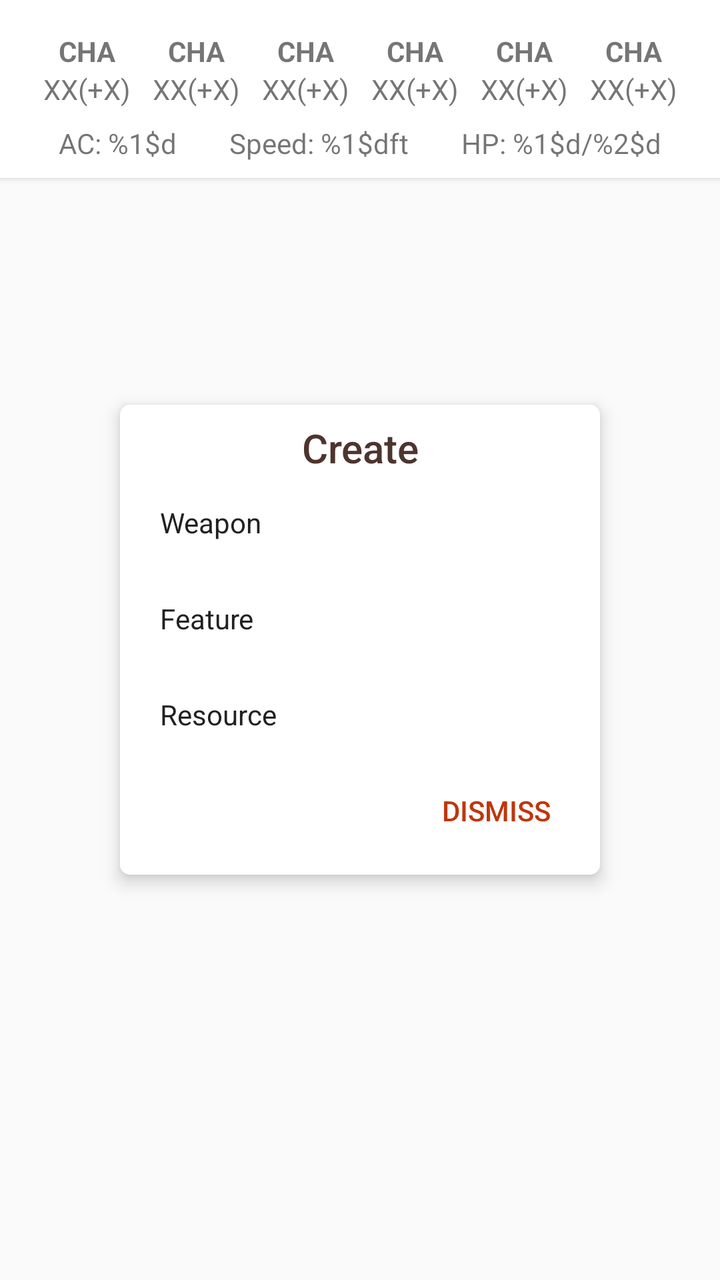
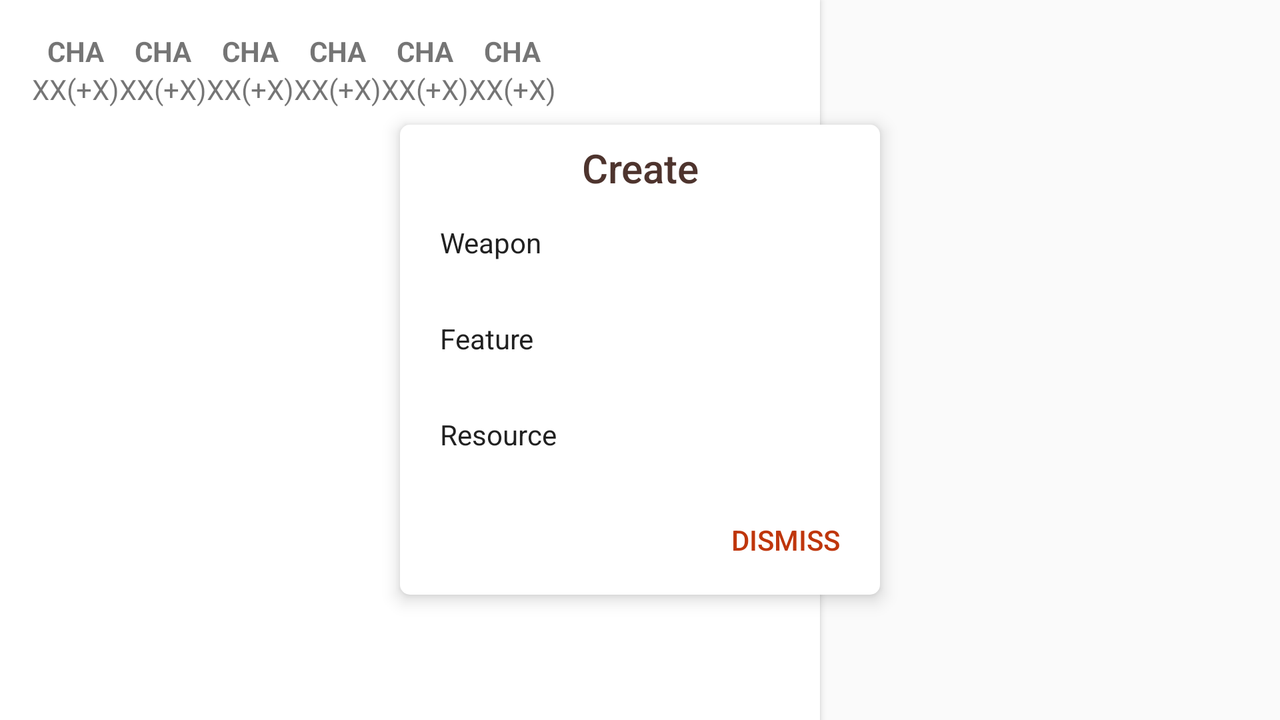

First picture: res/layout/ on a phone held upright. Second picture: the repository's own variant of that layout, on a device whose configuration matches the variant's folder. Source for both follows.
<!-- AndroidManifest.xml: application theme AppTheme -->
<!-- res/layout/fragment_character_overview.xml -->
<RelativeLayout xmlns:android="http://schemas.android.com/apk/res/android"
    xmlns:app="http://schemas.android.com/apk/res-auto"
    xmlns:tools="http://schemas.android.com/tools"
    android:layout_width="match_parent"
    android:layout_height="match_parent"
    android:orientation="vertical"
    android:scrollbars="vertical"
    app:layout_behavior="@string/appbar_scrolling_view_behavior"
    tools:context=".fragments.CharacterOverview">

    <RelativeLayout
        android:id="@+id/overview_top"
        android:layout_width="match_parent"
        android:layout_height="wrap_content"
        android:background="@color/color_background"
        android:elevation="2dp"
        android:paddingBottom="@dimen/padding_narrow"
        android:paddingLeft="@dimen/activity_horizontal_margin"
        android:paddingRight="@dimen/activity_horizontal_margin"
        android:paddingTop="@dimen/activity_vertical_margin"
        android:layout_alignParentTop="true"
        android:layout_alignParentStart="true">


        
        <LinearLayout
            android:id="@+id/character_bar"
            android:layout_width="match_parent"
            android:layout_height="wrap_content"
            android:layout_below="@+id/overview_ability_scores"
            android:paddingTop="@dimen/padding_narrow">
            
            <TextView
                android:id="@+id/character_AC"
                android:layout_width="wrap_content"
                android:layout_height="wrap_content"
                android:layout_weight="1"
                android:text="@string/character_AC_format"
                android:textAlignment="center" />
            
            <TextView
                android:id="@+id/character_Speed"
                android:layout_width="wrap_content"
                android:layout_height="wrap_content"
                android:layout_weight="1"
                android:text="@string/character_speed_format"
                android:textAlignment="center" />
            
            <TextView
                android:id="@+id/character_HP"
                android:layout_width="wrap_content"
                android:layout_height="wrap_content"
                android:layout_weight="1"
                android:text="@string/character_HP_format"
                android:textAlignment="center" />
        </LinearLayout>


        <include
            android:id="@+id/overview_ability_scores"
            layout="@layout/p_ability_scores"
            android:layout_width="match_parent"
            android:layout_height="wrap_content"
            android:layout_alignParentTop="true" />

    </RelativeLayout>

    <LinearLayout
        android:id="@+id/scroll_view"
        android:layout_width="match_parent"
        android:layout_height="wrap_content"
        android:layout_alignParentBottom="true"
        android:layout_below="@+id/overview_top"
        android:orientation="vertical">

        
        <ListView
            android:id="@+id/item_list"
            android:layout_width="match_parent"
            android:layout_height="0dp"
            android:layout_weight="1"
            android:orientation="vertical" />

    </LinearLayout>

    <LinearLayout
        android:id="@+id/overview_create_menu"
        android:layout_width="wrap_content"
        android:layout_height="wrap_content"
        android:layout_centerHorizontal="true"
        android:layout_centerInParent="true"
        android:background="@drawable/rounded_corners"
        android:clickable="true"
        android:elevation="5dp"
        android:gravity="start"
        android:minWidth="@dimen/layout_dialog_width_min"
        android:orientation="vertical"
        android:padding="8dp"
        android:visibility="visible">

        <TextView
            style="@style/Base.DialogWindowTitle.AppCompat"
            android:layout_width="match_parent"
            android:layout_height="wrap_content"
            android:gravity="center"
            android:text="Create"
            android:textColor="@color/color_primary" />

        <Button
            android:id="@+id/create_weapon"
            style="@style/Base.Widget.AppCompat.ActionButton"
            android:layout_width="wrap_content"
            android:layout_height="wrap_content"
            android:text="Weapon"
            android:textColor="@color/color_text_primary" />

        <Button
            android:id="@+id/create_feature"
            style="@style/Base.Widget.AppCompat.ActionButton"
            android:layout_width="wrap_content"
            android:layout_height="wrap_content"
            android:text="Feature"
            android:textColor="@color/color_text_primary" />

        <Button
            android:id="@+id/create_expendable"
            style="@style/Base.Widget.AppCompat.ActionButton"
            android:layout_width="wrap_content"
            android:layout_height="wrap_content"
            android:text="Resource"
            android:textColor="@color/color_text_primary" />

        <Button
            android:id="@+id/create_dismiss"
            style="@style/Widget.AppCompat.Button.Borderless"
            android:layout_width="wrap_content"
            android:layout_height="wrap_content"
            android:layout_gravity="end|bottom"
            android:text="Dismiss"
            android:textColor="@color/color_accent" />

    </LinearLayout>

</RelativeLayout>
<!-- res/layout/p_ability_scores.xml (included above) -->
<?xml version="1.0" encoding="utf-8"?>
<LinearLayout xmlns:android="http://schemas.android.com/apk/res/android"
    android:layout_width="match_parent"
    android:layout_height="wrap_content"
    android:orientation="horizontal">

    <include
        android:id="@+id/ability_score_STR"
        layout="@layout/p_attribute_view"
        android:layout_width="0dp"
        android:layout_height="wrap_content"
        android:layout_weight="1" />

    <include
        android:id="@+id/ability_score_DEX"
        layout="@layout/p_attribute_view"
        android:layout_width="0dp"
        android:layout_height="wrap_content"
        android:layout_weight="1" />

    <include
        android:id="@+id/ability_score_CON"
        layout="@layout/p_attribute_view"
        android:layout_width="0dp"
        android:layout_height="wrap_content"
        android:layout_weight="1" />

    <include
        android:id="@+id/ability_score_INT"
        layout="@layout/p_attribute_view"
        android:layout_width="0dp"
        android:layout_height="wrap_content"
        android:layout_weight="1" />

    <include
        android:id="@+id/ability_score_WIS"
        layout="@layout/p_attribute_view"
        android:layout_width="0dp"
        android:layout_height="wrap_content"
        android:layout_weight="1" />

    <include
        android:id="@+id/ability_score_CHA"
        layout="@layout/p_attribute_view"
        android:layout_width="0dp"
        android:layout_height="wrap_content"
        android:layout_weight="1" />
    
</LinearLayout>
<!-- res/layout/p_attribute_view.xml (included above) -->
<?xml version="1.0" encoding="utf-8"?>
<LinearLayout xmlns:android="http://schemas.android.com/apk/res/android"
    android:layout_width="wrap_content"
    android:layout_height="wrap_content"
    android:orientation="vertical">

    
    <TextView
        android:id="@+id/attribute_name"
        android:layout_width="match_parent"
        android:layout_height="wrap_content"
        android:text="@string/ability_score_CHA"
        android:textAlignment="center"
        android:textStyle="bold" />

    
    <TextView
        android:id="@+id/attribute_score"
        android:layout_width="match_parent"
        android:layout_height="wrap_content"
        android:text="@string/ability_score_value_default"
        android:textAlignment="center" />

</LinearLayout>
<!-- resources referenced by this layout -->
<resources>
  <color name="color_accent">#bf360c</color>
  <color name="color_background">#ffffff</color>
  <color name="color_primary">#4e342e</color>
  <color name="color_text_primary">#212121</color>
  <dimen name="activity_horizontal_margin">16dp</dimen>
  <dimen name="activity_vertical_margin">16dp</dimen>
  <dimen name="layout_dialog_width_min">240dp</dimen>
  <dimen name="padding_narrow">8dp</dimen>
  <!-- drawable rounded_corners (drawable) -->
  <?xml version="1.0" encoding="utf-8"?>
  <shape xmlns:android="http://schemas.android.com/apk/res/android">
      <solid
          android:color="@color/color_background"/>
      <corners
          android:radius="5dp" />
  </shape>
  <string name="ability_score_CHA">CHA</string>
  <string name="ability_score_value_default">XX(+X)</string>
  <string name="character_AC_format">AC: %1$d</string>
  <string name="character_HP_format">HP: %1$d/%2$d</string>
  <string name="character_speed_format">Speed: %1$dft</string>
  <style name="AppTheme" parent="Theme.AppCompat.Light.DarkActionBar">
          
          <item name="colorPrimary">@color/color_primary</item>
          <item name="colorPrimaryDark">@color/color_primary_dark</item>
          <item name="colorAccent">@color/color_accent</item>
      </style>
  <color name="color_primary_dark">#3e2723</color>
</resources>
<!-- res/layout-land/fragment_character_overview.xml (the author's variant of the layout above) -->
<!-- drawn on the phone turned sideways -->
<RelativeLayout xmlns:android="http://schemas.android.com/apk/res/android"
    xmlns:app="http://schemas.android.com/apk/res-auto"
    xmlns:tools="http://schemas.android.com/tools"
    android:layout_width="match_parent"
    android:layout_height="match_parent"
    android:orientation="vertical"
    android:scrollbars="vertical"
    app:layout_behavior="@string/appbar_scrolling_view_behavior"
    tools:context=".fragments.CharacterOverview">

    <RelativeLayout
        android:id="@+id/overview_top"
        style="@style/BasePadding"
        android:layout_width="wrap_content"
        android:layout_height="match_parent"
        android:layout_alignParentStart="true"
        android:layout_alignParentTop="true"
        android:background="@color/color_background"
        android:elevation="2dp"
        android:gravity="start">


        
        <include
            android:id="@+id/overview_ability_scores"
            layout="@layout/p_ability_scores"
            android:layout_width="wrap_content"
            android:layout_height="match_parent"
            android:layout_alignParentStart="true" />


        <LinearLayout
            android:id="@+id/character_bar"
            android:layout_width="wrap_content"
            android:layout_height="match_parent"
            android:layout_centerVertical="true"
            android:layout_toEndOf="@+id/overview_ability_scores"
            android:orientation="vertical"
            android:padding="@dimen/padding_narrow">
            
            <TextView
                android:id="@+id/character_AC"
                android:layout_width="match_parent"
                android:layout_height="0dp"
                android:layout_weight="1"
                android:gravity="center"
                android:text="@string/character_AC_format"
                android:textAlignment="center" />
            
            <TextView
                android:id="@+id/character_Speed"
                android:layout_width="match_parent"
                android:layout_height="0dp"
                android:layout_weight="1"
                android:gravity="center"
                android:text="@string/character_speed_format"
                android:textAlignment="center" />
            
            <TextView
                android:id="@+id/character_HP"
                android:layout_width="match_parent"
                android:layout_height="0dp"
                android:layout_weight="1"
                android:gravity="center"
                android:text="@string/character_HP_format"
                android:textAlignment="center" />
        </LinearLayout>

    </RelativeLayout>


    <LinearLayout
        android:id="@+id/scroll_view"
        style="@style/BasePadding"
        android:layout_width="match_parent"
        android:layout_height="wrap_content"
        android:layout_alignParentEnd="true"
        android:layout_toEndOf="@+id/overview_top"
        android:gravity="end"
        android:orientation="vertical">

        
        <ListView
            android:id="@+id/item_list"
            android:layout_width="match_parent"
            android:layout_height="0dp"
            android:layout_weight="1"
            android:orientation="vertical" />


    </LinearLayout>

    <LinearLayout
        android:id="@+id/overview_create_menu"
        android:layout_width="wrap_content"
        android:layout_height="wrap_content"
        android:layout_centerHorizontal="true"
        android:layout_centerInParent="true"
        android:background="@drawable/rounded_corners"
        android:clickable="true"
        android:elevation="5dp"
        android:gravity="start"
        android:minWidth="@dimen/layout_dialog_width_min"
        android:orientation="vertical"
        android:padding="8dp"
        android:visibility="visible">

        <TextView
            style="@style/Base.DialogWindowTitle.AppCompat"
            android:layout_width="match_parent"
            android:layout_height="wrap_content"
            android:gravity="center"
            android:text="Create"
            android:textColor="@color/color_primary" />

        <Button
            android:id="@+id/create_weapon"
            style="@style/Base.Widget.AppCompat.ActionButton"
            android:layout_width="wrap_content"
            android:layout_height="wrap_content"
            android:text="Weapon"
            android:textColor="@color/color_text_primary" />

        <Button
            android:id="@+id/create_feature"
            style="@style/Base.Widget.AppCompat.ActionButton"
            android:layout_width="wrap_content"
            android:layout_height="wrap_content"
            android:text="Feature"
            android:textColor="@color/color_text_primary" />

        <Button
            android:id="@+id/create_expendable"
            style="@style/Base.Widget.AppCompat.ActionButton"
            android:layout_width="wrap_content"
            android:layout_height="wrap_content"
            android:text="Resource"
            android:textColor="@color/color_text_primary" />

        <Button
            android:id="@+id/create_dismiss"
            style="@style/Widget.AppCompat.Button.Borderless"
            android:layout_width="wrap_content"
            android:layout_height="wrap_content"
            android:layout_gravity="end|bottom"
            android:gravity="end|bottom"
            android:text="Dismiss"
            android:textColor="@color/color_accent" />

    </LinearLayout>


</RelativeLayout>
<!-- resources referenced by the variant -->
<!-- as the phone turned sideways resolves them -->
<resources>
  <color name="color_accent">#bf360c</color>
  <color name="color_background">#ffffff</color>
  <color name="color_primary">#4e342e</color>
  <color name="color_text_primary">#212121</color>
  <dimen name="layout_dialog_width_min">240dp</dimen>
  <dimen name="padding_narrow">8dp</dimen>
  <!-- drawable rounded_corners (drawable) -->
  <?xml version="1.0" encoding="utf-8"?>
  <shape xmlns:android="http://schemas.android.com/apk/res/android">
      <solid
          android:color="@color/color_background"/>
      <corners
          android:radius="5dp" />
  </shape>
  <string name="ability_score_CHA">CHA</string>
  <string name="ability_score_value_default">XX(+X)</string>
  <string name="character_AC_format">AC: %1$d</string>
  <string name="character_HP_format">HP: %1$d/%2$d</string>
  <string name="character_speed_format">Speed: %1$dft</string>
  <style name="BasePadding">
          <item name="android:paddingStart">@dimen/activity_horizontal_margin</item>
          <item name="android:paddingEnd">@dimen/activity_horizontal_margin</item>
          <item name="android:paddingTop">@dimen/activity_vertical_margin</item>
          <item name="android:paddingBottom">@dimen/activity_vertical_margin</item>
      </style>
  <style name="AppTheme" parent="Theme.AppCompat.Light.DarkActionBar">
          
          <item name="colorPrimary">@color/color_primary</item>
          <item name="colorPrimaryDark">@color/color_primary_dark</item>
          <item name="colorAccent">@color/color_accent</item>
      </style>
  <dimen name="activity_horizontal_margin">16dp</dimen>
  <dimen name="activity_vertical_margin">16dp</dimen>
  <color name="color_primary_dark">#3e2723</color>
</resources>
